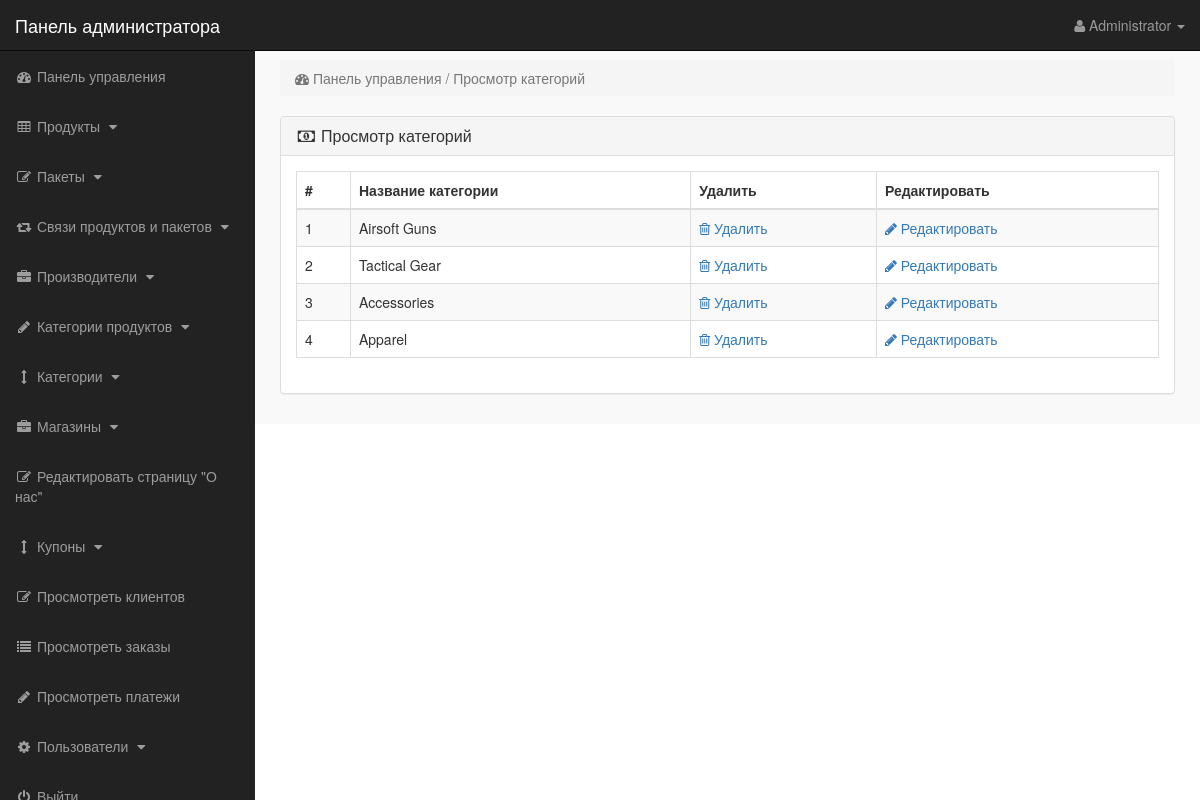
The page /admin_area/index.php?view_cats (signed in) on the database its author committed.
### tables this page shows
CREATE TABLE `categories` (
  `cat_id` int(10) NOT NULL,
  `cat_title` text NOT NULL,
  `cat_top` text NOT NULL,
  `cat_image` text NOT NULL
);

### admin_area/view_cats.php (the view)
<?php
if(!isset($_SESSION['admin_email'])){
    echo "<script>window.open('login.php','_self')</script>";
} else {
?>
<div class="row">
    <div class="col-lg-12">
        <ol class="breadcrumb">
            <li class="active">
                <i class="fa fa-dashboard"></i> Панель управления / Просмотр категорий
            </li>
        </ol>
    </div>
</div>
<div class="row">
    <div class="col-lg-12">
        <div class="panel panel-default">
            <div class="panel-heading">
                <h3 class="panel-title">
                    <i class="fa fa-money fa-fw"></i> Просмотр категорий
                </h3>
            </div>
            <div class="panel-body">
                <div class="table-responsive">
                    <table class="table table-bordered table-hover table-striped">
                        <thead>
                        <tr>
                            <th>#</th>
                            <th>Название категории</th>
                            <th>Удалить</th>
                            <th>Редактировать</th>
                        </tr>
                        </thead>
                        <tbody>
                        <?php
                        $i = 0;
                        $get_cats = "SELECT * FROM categories";
                        $run_cats = mysqli_query($con, $get_cats);
                        while($row_cats = mysqli_fetch_array($run_cats)){
                            $cat_id = $row_cats['cat_id'];
                            $cat_title = $row_cats['cat_title'];
                            $i++;
                        ?>
                        <tr>
                            <td><?php echo $i; ?></td>
                            <td><?php echo $cat_title; ?></td>
                            <td>
                                <a href="index.php?delete_cat=<?php echo $cat_id; ?>">
                                    <i class="fa fa-trash-o"></i> Удалить
                                </a>
                            </td>
                            <td>
                                <a href="index.php?edit_cat=<?php echo $cat_id; ?>">
                                    <i class="fa fa-pencil"></i> Редактировать
                                </a>
                            </td>
                        </tr>
                        <?php } ?>
                        </tbody>
                    </table>
                </div>
            </div>
        </div>
    </div>
</div>
<?php } ?>

### admin_area/includes/sidebar.php (shortened to what this page needs)
<?php
if (!isset($_SESSION['admin_email'])) {
    echo "<script>window.open('login.php','_self')</script>";
} else {
    ?>
    <nav class="navbar navbar-inverse navbar-fixed-top">
        <div class="navbar-header">
            <a class="navbar-brand" href="index.php?dashboard">Панель администратора</a>
        </div>
        <ul class="nav navbar-right top-nav">
            <li class="dropdown">
                <a href="#" class="dropdown-toggle" data-toggle="dropdown">
                    <i class="fa fa-user"></i>
                    <?php echo $admin_name; ?> <b class="caret"></b>
                </a>
            </li>
        </ul>
        <div class="collapse navbar-collapse navbar-ex1-collapse">
            <ul class="nav navbar-nav side-nav">
                <li>
                    <a href="index.php?dashboard">
                        <i class="fa fa-fw fa-dashboard"></i> Панель управления
                    </a>
                </li>
                <li>
                    <a href="#" data-toggle="collapse" data-target="#products">
                        <i class="fa fa-fw fa-table"></i> Продукты
                        <i class="fa fa-fw fa-caret-down"></i>
                    </a>
                </li>
                <li>
                    <a href="#" data-toggle="collapse" data-target="#bundles">
                        <i class="fa fa-fw fa-edit"></i> Пакеты
                        <i class="fa fa-fw fa-caret-down"></i>
                    </a>
                </li>
                <li>
                    <a href="#" data-toggle="collapse" data-target="#relations">
                        <i class="fa fa-fw fa-retweet"></i> Связи продуктов и пакетов
                        <i class="fa fa-fw fa-caret-down"></i>
                    </a>
                </li>
                <li>
                    <a href="#" data-toggle="collapse" data-target="#manufacturers">
                        <i class="fa fa-fw fa-briefcase"></i> Производители
                        <i class="fa fa-fw fa-caret-down"></i>
                    </a>
                </li>
                <li>
                    <a href="#" data-toggle="collapse" data-target="#p_cat">
                        <i class="fa fa-fw fa-pencil"></i> Категории продуктов
                        <i class="fa fa-fw fa-caret-down"></i>
                    </a>
                </li>
                <li>
                    <a href="#" data-toggle="collapse" data-target="#cat">
                        <i class="fa fa-fw fa-arrows-v"></i> Категории
                        <i class="fa fa-fw fa-caret-down"></i>
                    </a>
                </li>
                <li>
                    <a href="#" data-toggle="collapse" data-target="#store">
                        <i class="fa fa-fw fa-briefcase"></i> Магазины
                        <i class="fa fa-fw fa-caret-down"></i>
                    </a>
                </li>
                <li>
                    <a href="index.php?edit_about_us">
                        <i class="fa fa-fw fa-edit"></i> Редактировать страницу "О нас"
                    </a>
                </li>
                <li>
                    <a href="#" data-toggle="collapse" data-target="#coupons">
                        <i class="fa fa-fw fa-arrows-v"></i> Купоны
                        <i class="fa fa-fw fa-caret-down"></i>
                    </a>
                </li>
                <li>
                    <a href="index.php?view_customers">
                        <i class="fa fa-fw fa-edit"></i> Просмотреть клиентов
                    </a>
                </li>
                <li>
                    <a href="index.php?view_orders">
                        <i class="fa fa-fw fa-list"></i> Просмотреть заказы
                    </a>
                </li>
                <li>
                    <a href="index.php?view_payments">
                        <i class="fa fa-fw fa-pencil"></i> Просмотреть платежи
                    </a>
                </li>
                <li>
                    <a href="#" data-toggle="collapse" data-target="#users">
                        <i class="fa fa-fw fa-gear"></i> Пользователи
                        <i class="fa fa-fw fa-caret-down"></i>
                    </a>
                </li>
                <li>
                    <a href="logout.php">
                        <i class="fa fa-fw fa-power-off"></i> Выйти
                    </a>
                </li>
            </ul>
        </div>
    </nav>
<?php } ?>

### admin_area/css/style.css (style rules this page uses)
body { margin-top:100px; }
@media (min-width: 768px) { body { margin-top:50px; } }
.top-nav { padding:0 15px; }
.top-nav>li { display:inline-block; float:left; }
.top-nav>li>a { padding-top:15px; padding-bottom:15px; line-height:20px; color:#999; }
@media (min-width: 768px) { .side-nav { position:fixed; top:51px; width:255px; border-radius:0; overflow-y:auto; background-color: #222; bottom:0; overflow-x:hidden; padding-bottom:40px; } }
@media (min-width: 768px) { .side-nav>li>a { width:255px; } }
.panel-body { border-radius:5px; }

### rows shown on the page
categories: cat_title "Airsoft Guns"
categories: cat_title "Tactical Gear"
categories: cat_title "Accessories"
categories: cat_title "Apparel"

### other values the page prints
$admin_name "Administrator"
